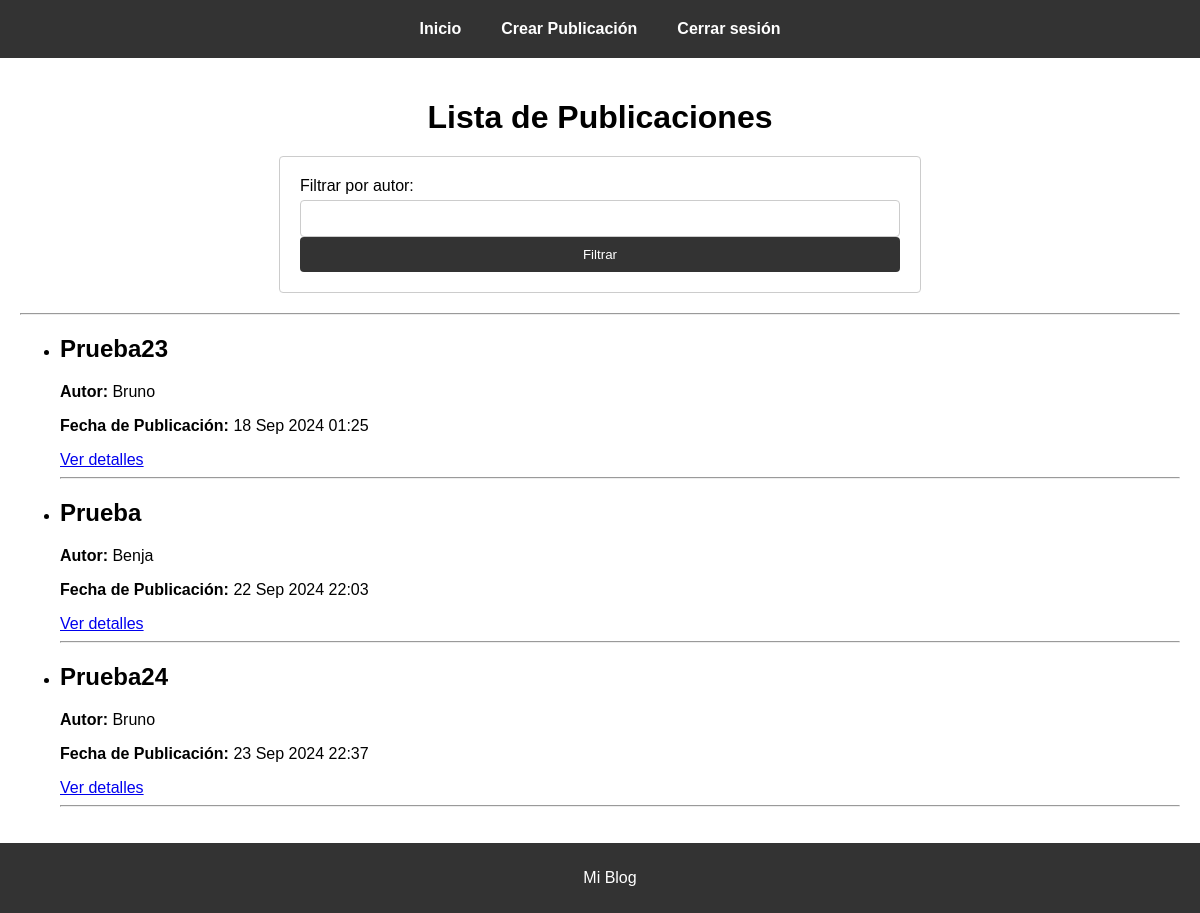
The page /posts/ (signed in) on the database its author committed.
### post/models.py (models this page shows)
class Post(models.Model):
    Titulo = models.CharField(max_length=200)
    Contenido = models.TextField()
    Fecha_de_Publicacion = models.DateTimeField(auto_now_add=True)
    Autor = models.ForeignKey(User, on_delete=models.CASCADE)

### post/views.py (the view)
# urls.py: path('posts/', views.posts_list, name='lista_post'),
@login_required
def posts_list(request):
    nombreAutor = request.GET.get('autor')
    if nombreAutor:
        user = User.objects.filter(username=nombreAutor).first()
        if user:
            posts = Post.objects.filter(Autor=user)
        else:
            posts = []
    else:
        posts = Post.objects.all()
    return render(request, 'listaPublicaciones.html', {'posts': posts, 'nombreAutor': nombreAutor})

### post/templates/listaPublicaciones.html (shortened to what this page needs)
{% extends "base.html" %}
{% block content %}
    <h1>Lista de Publicaciones</h1>
    <form method="get" action="">
        <label for="autor">Filtrar por autor:</label>
        <input type="text" name="autor" id="autor" value="{{ nombreAutor|default:'' }}">
        <button type="submit">Filtrar</button>
    </form>
    <hr>
    {% if posts %}
        <ul>
            {% for post in posts %}
                <li>
                    <h2>{{ post.Titulo }}</h2>
                    <p><strong>Autor:</strong> {{ post.Autor.username }}</p>
                    <p><strong>Fecha de Publicación:</strong> {{ post.Fecha_de_Publicacion|date:"d M Y H:i" }}</p>
                    <a href="{% url 'detalle_post' post.id %}">Ver detalles</a>
                </li>
                <hr>
            {% endfor %}
        </ul>
    {% endif %}
{% endblock %}

### post/static/Estilos/style.css (style rules this page uses)
body { font-family: Arial, sans-serif; margin: 0; padding: 0; background-color: #f4f4f4; overflow-x: hidden; }
h1 { text-align: center; margin-bottom: 20px; }
form { max-width: 600px; margin: 20px auto; padding: 20px; border: 1px solid #ccc; border-radius: 4px; background-color: #fff; }
label { display: block; margin-bottom: 5px; }
input[type="text"], input[type="password"], textarea { width: 100%; padding: 10px; border: 1px solid #ccc; border-radius: 4px; box-sizing: border-box; }
button { background-color: #333; color: #fff; padding: 10px 15px; border: none; border-radius: 4px; width: 100%; }

### rows shown on the page
Post: Titulo "Prueba23", Autor.username "Bruno", Fecha_de_Publicacion "18 Sep 2024 01:25"
Post: Titulo "Prueba", Autor.username "Benja", Fecha_de_Publicacion "22 Sep 2024 22:03"
Post: Titulo "Prueba24", Autor.username "Bruno", Fecha_de_Publicacion "23 Sep 2024 22:37"
